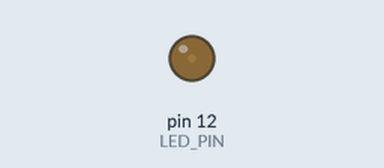
A program run on a simulated Raspberry Pi (header pin numbers). Shown: output pins drawn as LEDs (lit = HIGH).

Above: at 0.05 s.
At 0.9 s:
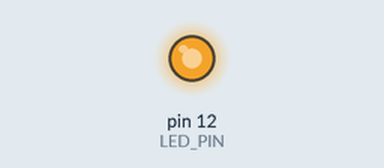
At 1.3 s:
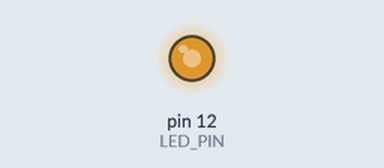
At 1.75 s:
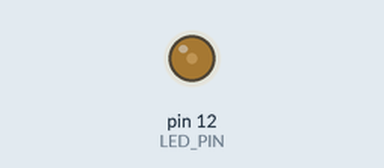
Timing chart, 0 to 4.6 s (numbered marks = the images above):
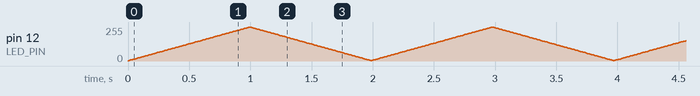

The program:

led_blink_signal.py
```python
# (licence header left out)
import RPi.GPIO as GPIO
import time

GPIO.setmode(GPIO.BOARD)
LED_PIN = 12
GPIO.setup(LED_PIN, GPIO.OUT)

pwm_led = GPIO.PWM(LED_PIN, 100)
pwm_led.start(0)
duty = 1
addormin = 1

try:
    while True:

        addormin = (duty == 100 and -1) or (duty == 1 and 1) or addormin

        pwm_led.ChangeDutyCycle(duty)

        duty += addormin

        time.sleep(0.01)

except KeyboardInterrupt:
    print("Exception: KeyboardInterrupt")

finally:
    pwm_led.stop()
    GPIO.cleanup()
```
